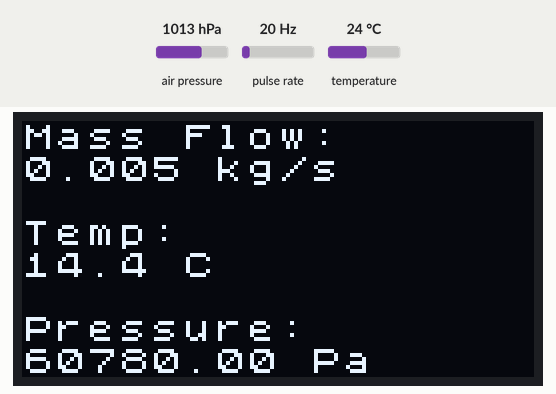
This sketch was run on a simulated ESP8266 (NodeMCU). Shown: 128×64 one-colour display. Wiring (inferred from the names in the program): pulse sensor: data D4. The test bench sets the inputs (shaded band); at power-on: air pressure 1013 hPa, pulse rate 20 Hz, temperature 24 °C. WiFi joins after 1.5 s; servers stay silent unless stated; what the sketch prints to the serial monitor is not drawn.

Above: at 3.0 s.
3.1 s: air pressure set to 952 hPa
At 3.79 s:
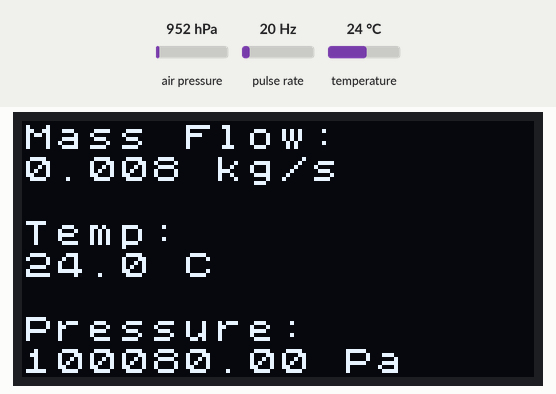
5.8 s: pulse rate (sensor on D4) set to 4 Hz
At 6.32 s:
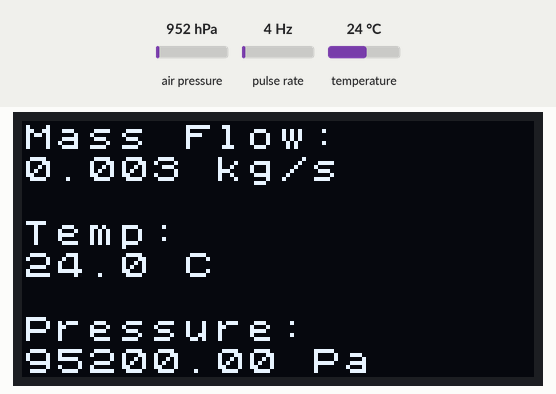
7.6 s: temperature set to 12 °C
At 8.01 s:
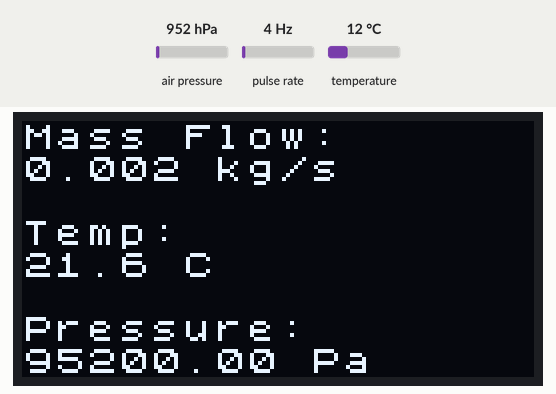
9.3 s: pulse rate (sensor on D4) set to 50 Hz
At 10.54 s:
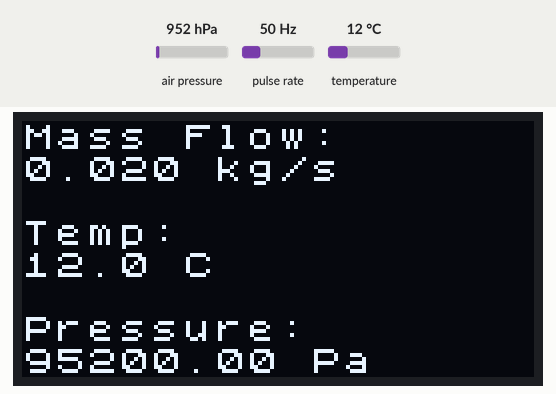
11.8 s: air pressure set to 975 hPa
At 12.23 s:
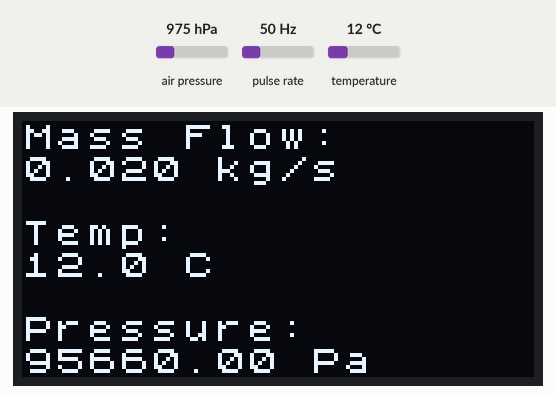
13.5 s: pulse rate (sensor on D4) set to 100 Hz
At 14.34 s:
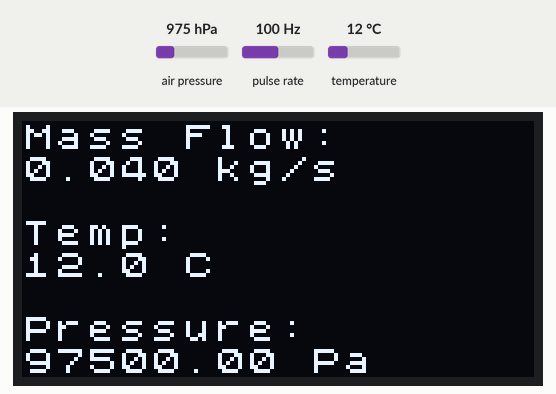
Timing chart, 0 to 16.5 s (numbered marks = the images above; inputs shaded):
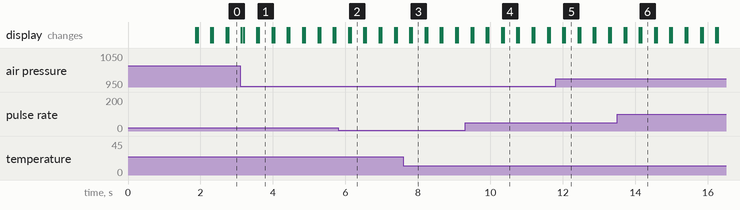

Measured:
- after the input at 5.8 s, the display: first differs from a run without the input after 0.34 s (image 2)
- after the input at 7.6 s, the display: first differs from a run without the input after 0.23 s (image 3)
- after the input at 11.8 s, the display: first differs from a run without the input after 0.25 s (image 5)

The sketch:

Final_code.ino
```cpp
#define BLYNK_TEMPLATE_ID "add_yours"
#define BLYNK_TEMPLATE_NAME "3dadGAS"
#define BLYNK_AUTH_TOKEN "add_yours"

#include <Arduino.h>
#include <Wire.h>
#include <U8x8lib.h>
#include <Ticker.h>
#include <ESP8266WiFi.h>
#include <BlynkSimpleEsp8266.h>
#include <Adafruit_BMP085.h>

// Wi-Fi credentials
char ssid[] = "TE-Data";
char pass[] = "************";

// OLED Display (128x64)
U8X8_SSD1306_128X64_NONAME_HW_I2C u8x8(U8X8_PIN_NONE);

// BMP180 Sensor
Adafruit_BMP085 bmp;

// RPM Measurement Variables
#define IR_SENSOR_PIN D4  // Moved to D4 to avoid I2C conflict
volatile unsigned long rpmtime = 0;
float rpmfloat = 0;
unsigned int rpm = 0;
const unsigned int bladeCount = 8;
volatile unsigned long lastPulseTime = 0;
Ticker rpmTimeoutChecker;

// Sensor Data Averaging
const int sampleCount = 5;
float pressureSamples[sampleCount] = {0};
float tempSamples[sampleCount] = {0};
int sampleIndex = 0;

// Constants & Variables for Calculations
const float gasConstant = 287.05;      // J/(kg·K)
const float pipeDiameter = 0.158;      // meters
const float area = 3.14159 * (pipeDiameter / 2) * (pipeDiameter / 2);
const float calibrationFactor = 0.0023;   // Fixed Calibration Factor (enha)
float massFlowRate = 0;

// Interrupt Service Routine (ISR) for RPM
void IRAM_ATTR RPM_ISR() {
    unsigned long currentTime = micros();

    if (lastPulseTime > 0) {
        unsigned long delta = currentTime - lastPulseTime;

        if (abs((long)delta - (long)rpmtime) > 500) {
            rpmtime = delta;
        }
    }

    lastPulseTime = currentTime;
}

// Function to calculate RPM
void checkRPMTimeout() {
    if (millis() - (lastPulseTime / 1000) > 1500) {
        rpm = 0;
    } else if (rpmtime > 0) {
        rpmfloat = (60000000.0 / (rpmtime * bladeCount));
        rpm = (unsigned int)rpmfloat;
    }
}

// Read Pressure and Temperature from BMP180
void readSensors(float &pressure, float &temperature) {
    pressure = bmp.readPressure();  // Keep pressure in Pascals
    temperature = bmp.readTemperature();
}

// Compute Averaged Sensor Values
void computeAverages(float &pressure, float &temperature) {
    float totalPressure = 0, totalTemp = 0;
    for (int i = 0; i < sampleCount; i++) {
        totalPressure += pressureSamples[i];
        totalTemp += tempSamples[i];
    }
    pressure = totalPressure / sampleCount;
    temperature = totalTemp / sampleCount;
}

void setup() {
    Serial.begin(115200);
    u8x8.begin();
    u8x8.setFont(u8x8_font_chroma48medium8_r);

    pinMode(IR_SENSOR_PIN, INPUT_PULLUP);
    attachInterrupt(digitalPinToInterrupt(IR_SENSOR_PIN), RPM_ISR, FALLING);
    rpmTimeoutChecker.attach(1, checkRPMTimeout);

    if (!bmp.begin()) {
        Serial.println("BMP180 sensor not found!"); //you didn't connect the sensor
        while (1);
    }

    Blynk.begin(BLYNK_AUTH_TOKEN, ssid, pass);
}

void loop() {
    Blynk.run();

    float pressure, temperature;
    readSensors(pressure, temperature);

    pressureSamples[sampleIndex] = pressure;
    tempSamples[sampleIndex] = temperature;
    sampleIndex = (sampleIndex + 1) % sampleCount;

    computeAverages(pressure, temperature);

    float tempK = temperature + 273.15;
    float airDensity = pressure / (gasConstant * tempK);
    float volumeFlowRate = area * calibrationFactor * rpm; // Q=Av where V-> linear velocity of fluid = K*rpm of the turbine
    massFlowRate = volumeFlowRate * airDensity; // m dot= Q*rho

    // Send data to Blynk
    Blynk.virtualWrite(V1, rpm);
    Blynk.virtualWrite(V3, pressure);
    Blynk.virtualWrite(V4, temperature);
    Blynk.virtualWrite(V6, volumeFlowRate * 3600);
    Blynk.virtualWrite(V7, massFlowRate);


    Serial.print("RPM: "); Serial.print(rpm);
    Serial.print(" | Pressure: "); Serial.print(pressure); Serial.print(" Pa");
    Serial.print(" | Temperature: "); Serial.print(temperature); Serial.println(" °C");

    // Display Mass Flow Rate, Temperature, and Pressure on OLED
    u8x8.clear();
    u8x8.setCursor(0, 0);
    u8x8.print("Mass Flow:");
    u8x8.setCursor(0, 1);
    u8x8.print(massFlowRate, 3); // 3 decimal places
    u8x8.print(" kg/s");

    u8x8.setCursor(0, 3);
    u8x8.print("Temp:");
    u8x8.setCursor(0, 4);
    u8x8.print(temperature, 1);
    u8x8.print(" C");

    u8x8.setCursor(0, 6);
    u8x8.print("Pressure:");
    u8x8.setCursor(0, 7);
    u8x8.print(pressure);
    u8x8.print(" Pa");

    delay(333);
}
```
